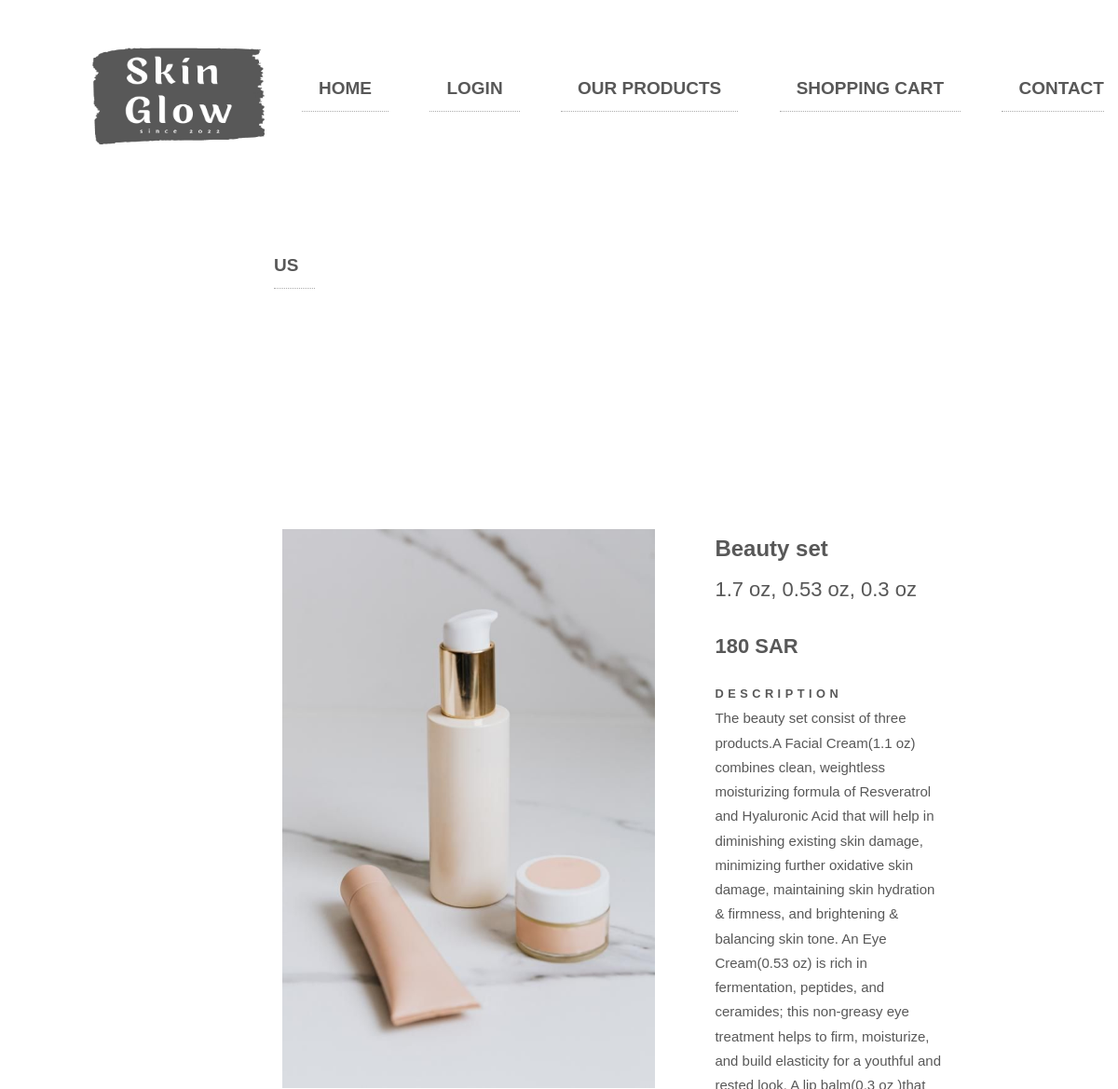
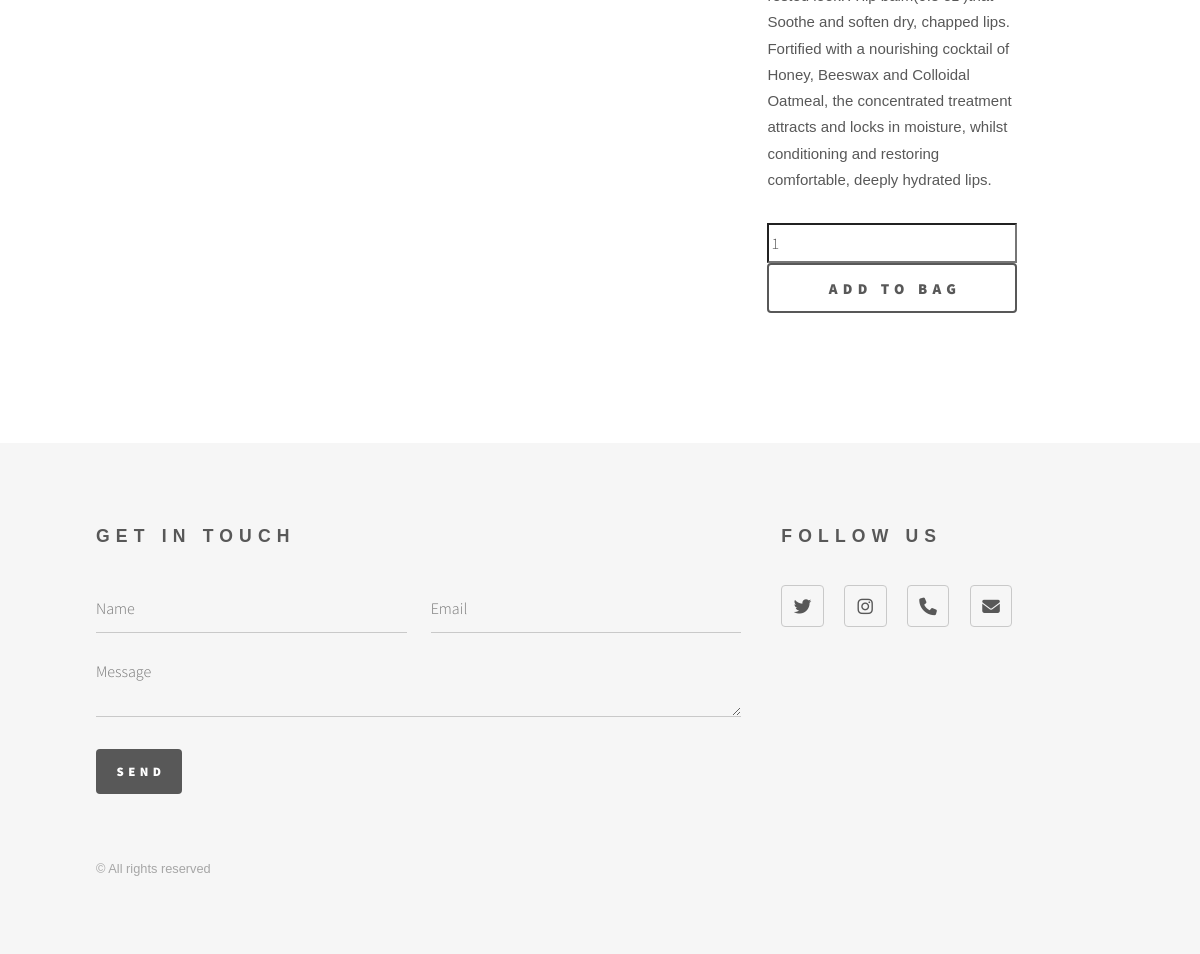
/skinglow/product.php?id=1, run on the app's committed database (2 pictures, top to bottom).
### tables this page shows
CREATE TABLE `products` (
  `id` int(11) NOT NULL,
  `pname` varchar(255) NOT NULL,
  `psize` varchar(255) NOT NULL,
  `price` double(10,0) NOT NULL,
  `pdesc` text NOT NULL,
  `img` text NOT NULL,
  `stock` int(11) NOT NULL
);

### skinglow/product.php (the view, shortened to what this page needs)
<?php
include_once('config/db.php');
include('inc/header.php');
?>
<?php
if(isset($_GET['id']))	{
	$id =htmlspecialchars($_GET['id']);
	$query="SELECT * FROM products WHERE id=?";
	$stmt = $conn->prepare($query);
	$stmt->bind_param('i', $id);
	$stmt->execute();
	$result = $stmt->get_result();
    $product = $result->fetch_assoc();
}else{
    exit('<div class="inner" align="center" ><h2> parameter id required! </h2></div>');
}
?>
<head><title>Skin Glow | Product</title>
<link rel="stylesheet" href="css/extra.css" >
</head>
				<div class="centering">
						<div class="inner">
						<div class="centering">
								<div class="flex-container">
									<div class="flex-child left">
										<img src="images/<?php echo $product['img'];?>" width="400" hight="500" alt="" />
									</div>
									<div class="flex-child right">
										<p name="pname" style="font-size: 24px ; margin-bottom: 0.2em ; "><b><?php echo $product['pname'];?></b></p>
										<p name="psize" style="font-size: 22px ; margin-bottom: 1em ;"> <?php echo $product['psize'];?> </p>
										<p name="price" style="font-size: 22px ; margin-bottom: 1em ; font-weight: bold;"><?php echo $product['price'];?> SAR</p>
										<h4 style=" margin-bottom: 0.3em ; ">Description</h4>
										<p name="pdesc" style="font-size: 15px"><?php echo $product['pdesc'];?></p>
								<form action=""	method="POST">
									<div class="listandbutton" style="display: flex; height: 40px;">
									  <input type="number" name="quantity" value="1"  min="1" max="10"  placeholder="Quantity" style="width: 250px" required>
									</div>
									<div style="flex-grow: 1; height:90px;">
                                    <input type="submit" name="add_to_cart" style="height:50px; width:250px; font-size: 15px ;" value="Add To Bag">
									</div>
								</form>
								    </div>
									</div>
								  </div>
							</div>
						</div>
					<?php include('inc/footer.php'); ?>

### skinglow/css/main.css (style rules this page uses)
html, body, div, span, applet, object, iframe, h1, h2, h3, h4, h5, h6, p, blockquote, pre, a, abbr, acronym, address, big, cite, code, del, dfn, em, img, ins, kbd, q, s, samp, small, strike, strong, sub, sup, tt, var, b, u, i, center, dl, dt, dd, ol, ul, li, fieldset, form, label, legend, table, caption, tbody, tfoot, thead, tr, th, td, article, aside, canvas, details, embed, figure, figcaption, footer, header, hgroup, menu, nav, output, ruby, section, summary, time, mark, audio, video { margin: 0; padding: 0; border: 0; font-size: 100%; font: inherit; vertical-align: baseline; }
body { line-height: 1; }
body { -webkit-text-size-adjust: none; }
input, select, textarea { -moz-appearance: none; -webkit-appearance: none; -ms-appearance: none; appearance: none; }
body { -ms-overflow-style: scrollbar; }
html { box-sizing: border-box; }
*, *:before, *:after { box-sizing: inherit; }
body { background: #ffffff; }
body, input, select, textarea { color: #585858; font-family: "Source Sans Pro", Helvetica, sans-serif; font-size: 16pt; font-weight: 300; line-height: 1.75; }
@media screen and (max-width: 1680px) { body, input, select, textarea { font-size: 14pt; } }
@media screen and (max-width: 1280px) { body, input, select, textarea { font-size: 12pt; } }
strong, b { font-weight: 900; }
p { margin: 0 0 2em 0; }
h2, h3, h4, h5, h6 { font-weight: 900; line-height: 1.5; margin: 0 0 2em 0; text-transform: uppercase; letter-spacing: 0.35em; }
h4 { font-size: 0.8em; }
form { margin: 0 0 2em 0; overflow-x: hidden; }
form > :last-child { margin-bottom: 0; }
input[type="number"] { background-color: transparent; width: 12%; }
input[type="submit"], input[type="reset"], input[type="button"], button, .button { -moz-appearance: none; -webkit-appearance: none; -ms-appearance: none; appearance: none; -moz-transition: background-color 0.2s ease-in-out, color 0.2s ease-in-out, box-shadow 0.2s ease-in-out; -webkit-transition: background-color 0.2s ease-in-out, color 0.2s ease-in-out, box-shadow 0.2s ease-in-out; -ms-transition: background-color 0.2s ease-in-out, color 0.2s ease-in-out, box-shadow 0.2s ease-in-out; transition: background-color 0.2s ease-in-out, color 0.2s ease-in-out, box-shadow 0.2s ease-in-out; background-color: transparent; border-radius: 4px; border: 0; box-shadow: inset 0 0 0 2px #585858; color: #585858 !important; cursor: pointer; display: inline-block; font-size: 0.8em; font-weight: 900; height: 3.5em; letter-spacing: 0.35em; line-height: 3.45em; overflow: hidden; padding: 0 1.25em 0 1.6em; text-align: center; text-decoration: none; text-overflow: ellipsis; text-transform: uppercase; white-space: nowrap; }
#wrapper > * > .inner { width: 100%; max-width: 68em; margin: 0 auto; padding: 0 2.5em; }

### skinglow/css/extra.css (style rules this page uses)
body { margin:0; font-family: Arial, Helvetica, sans-serif; }
img { float: left; }
.centering { margin: auto; width: 80%; border: 3px solid white; padding: 10px; }
.flex-container { display: flex; padding: 10px; }
.flex-child { flex: 1; border: 2px solid white; padding: 20px; }
.flex-child:first-child { margin-right: 20px; }

### data on the page
products: img (picture), pname "Beauty set", psize "1.7 oz, 0.53 oz, 0.3 oz", price "180", pdesc "The beauty set consist of three products.A Facial Cream(1.1 oz) combines clean, weightless moisturizing formula of Resveratrol and Hyaluronic Acid that will help in diminishing existing skin damage, minimizing further oxidative skin damage, maintaining skin hydration & firmness, and brightening & balancing skin tone. An Eye Cream(0.53 oz) is rich in fermentation, peptides, and ceramides; this non-greasy eye treatment helps to firm, moisturize, and build elasticity for a youthful and rested look. A lip balm(0.3 oz )that Soothe and soften dry, chapped lips. Fortified with a nourishing cocktail of Honey, Beeswax and Colloidal Oatmeal, the concentrated treatment attracts and locks in moisture,…"
